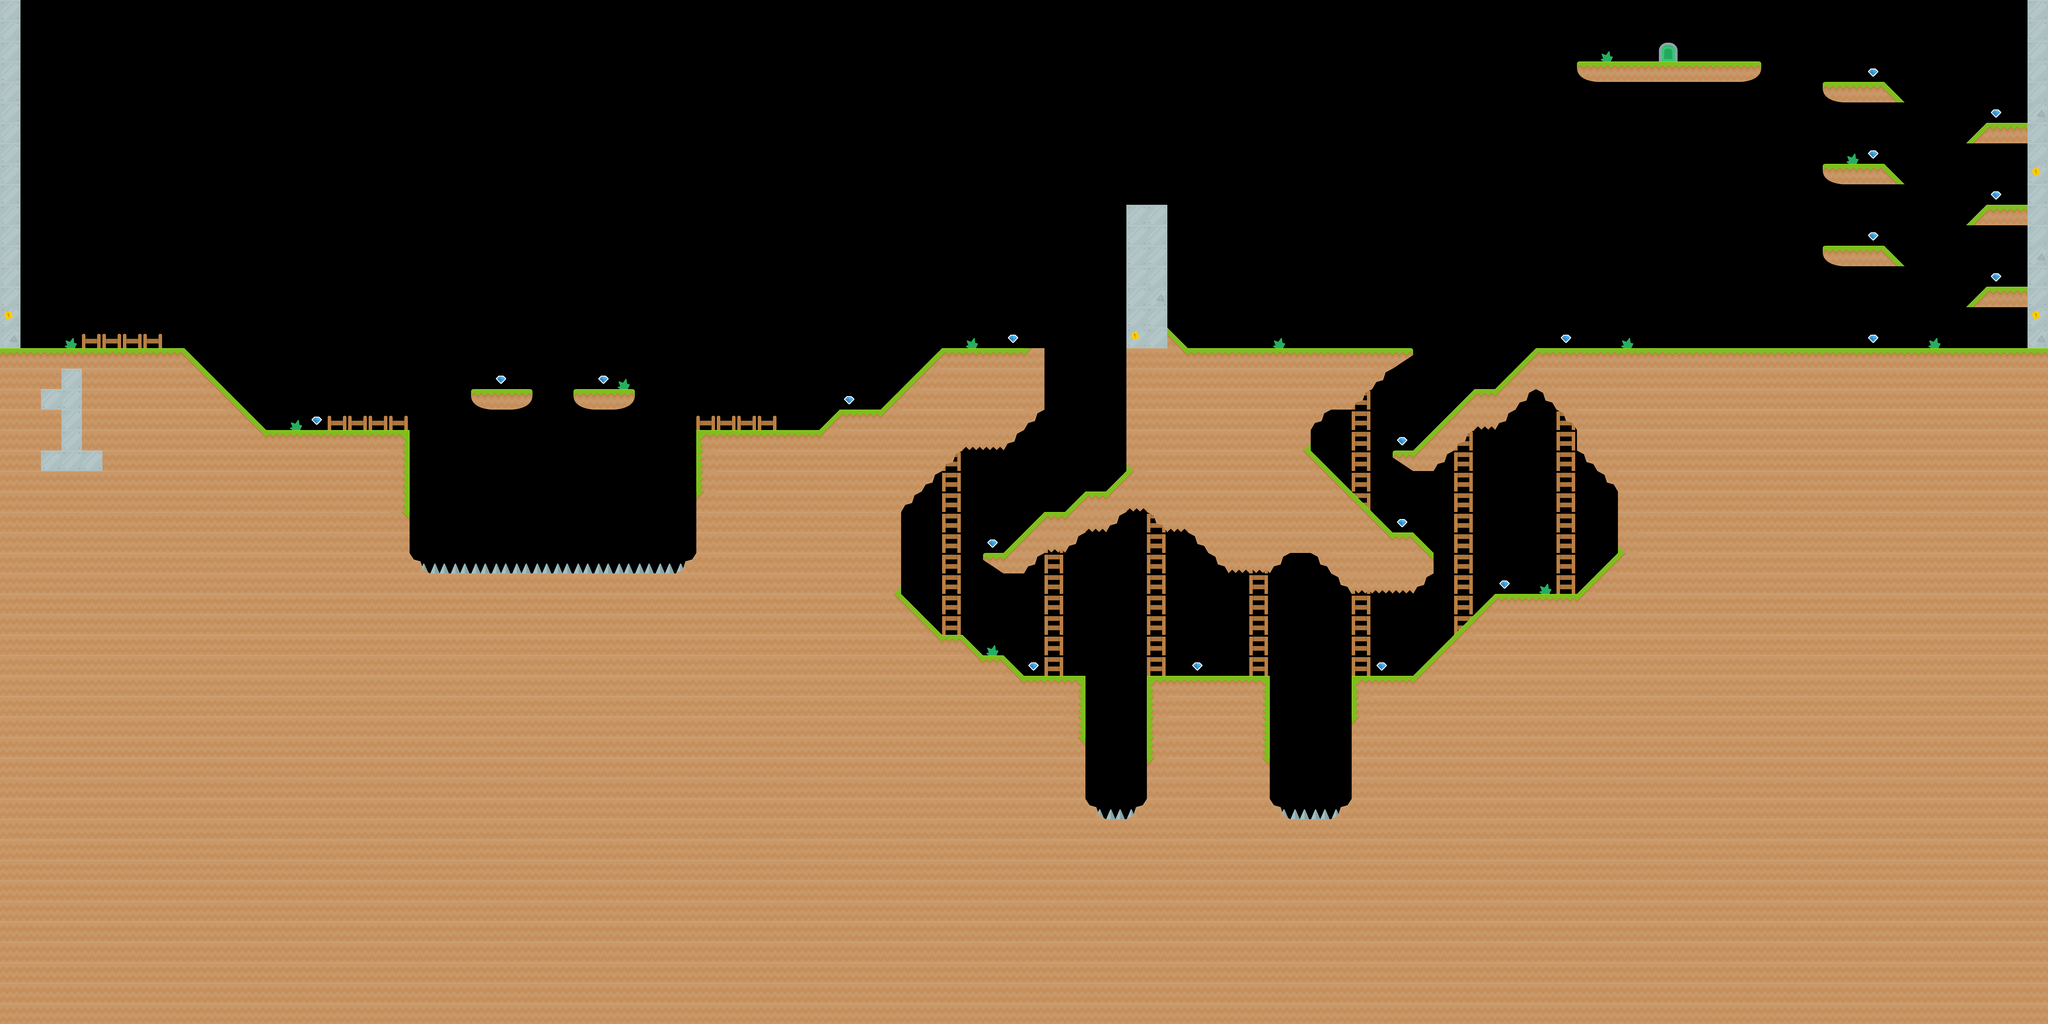

The image is a tile-based game level rendered from a .tmx file. Its description and source (layers, tilesets, objects; grid data summarised) follow:
An orthogonal 100x50 tile map with 70x70 px tiles, 6 tile layers (Hazards, Background, Walls, Items, ...), 2 tilesets.

<map version="1.2" tiledversion="1.2.3" orientation="orthogonal" renderorder="right-down" width="100" height="50" tilewidth="70" tileheight="70" infinite="0" nextlayerid="9" nextobjectid="1">
 <tileset firstgid="1" name="Kenny-Misc" tilewidth="70" tileheight="70" tilecount="11" columns="0">
  <grid orientation="orthogonal" width="1" height="1" />
  <tile id="0">
   <image width="64" height="64" source="tiles/PNG Items/platformPack_item007.png" />
  </tile>
  <tile id="1">
   <image width="64" height="64" source="tiles/PNG Items/platformPack_tile043.png" />
  </tile>
  <tile id="2">
   <image width="64" height="64" source="tiles/PNG Items/platformPack_tile051.png" />
  </tile>
  <tile id="3">
   <image width="64" height="64" source="tiles/PNG BG/platformPack_tile037.png" />
  </tile>
  <tile id="4">
   <image width="64" height="64" source="tiles/PNG BG/platformPack_tile038.png" />
  </tile>
  <tile id="5">
   <image width="64" height="64" source="tiles/PNG BG/platformPack_tile045.png" />
  </tile>
  <tile id="6">
   <image width="64" height="64" source="tiles/PNG BG/platformPack_tile047.png" />
  </tile>
  <tile id="7">
   <image width="64" height="64" source="tiles/PNG BG/platformPack_tile034.png" />
  </tile>
  <tile id="8">
   <image width="70" height="70" source="tiles/PNG BG/slice23_23.png" />
  </tile>
  <tile id="9">
   <image width="70" height="70" source="tiles/PNG BG/slice24_24.png" />
  </tile>
  <tile id="10">
   <image width="70" height="70" source="tiles/PNG BG/slice25_25.png" />
  </tile>
 </tileset>
 <tileset firstgid="12" name="Kenny-Grass" tilewidth="70" tileheight="70" tilecount="36" columns="0">
  <grid orientation="orthogonal" width="1" height="1" />
  <tile id="0">
   <image width="70" height="70" source="tiles/PNG Grass/grassHalf.png" />
  </tile>
  <tile id="1">
   <image width="70" height="70" source="tiles/PNG Grass/grassHalfLeft.png" />
  </tile>
  <tile id="2">
   <image width="70" height="70" source="tiles/PNG Grass/grassHalfMid.png" />
  </tile>
  <tile id="3">
   <image width="70" height="70" source="tiles/PNG Grass/grassHalfRight.png" />
  </tile>
  <tile id="4">
   <image width="70" height="70" source="tiles/PNG Grass/slice01_01.png" />
  </tile>
  <tile id="5">
   <image width="70" height="70" source="tiles/PNG Grass/slice02_02.png" />
  </tile>
  <tile id="6">
   <image width="70" height="70" source="tiles/PNG Grass/slice03_03.png" />
  </tile>
  <tile id="7">
   <image width="70" height="70" source="tiles/PNG Grass/slice04_04.png" />
  </tile>
  <tile id="8">
   <image width="70" height="70" source="tiles/PNG Grass/slice05_05.png" />
  </tile>
  <tile id="9">
   <image width="70" height="70" source="tiles/PNG Grass/slice06_06.png" />
  </tile>
  <tile id="10">
   <image width="70" height="70" source="tiles/PNG Grass/slice07_07.png" />
  </tile>
  <tile id="11">
   <image width="70" height="70" source="tiles/PNG Grass/slice12_12.png" />
  </tile>
  <tile id="12">
   <image width="70" height="70" source="tiles/PNG Grass/slice13_13.png" />
  </tile>
  <tile id="13">
   <image width="70" height="70" source="tiles/PNG Grass/slice14_14.png" />
  </tile>
  <tile id="14">
   <image width="70" height="70" source="tiles/PNG Grass/slice15_15.png" />
  </tile>
  <tile id="15">
   <image width="70" height="70" source="tiles/PNG Grass/slice16_16.png" />
  </tile>
  <tile id="16">
   <image width="70" height="70" source="tiles/PNG Grass/slice17_17.png" />
  </tile>
  <tile id="17">
   <image width="70" height="70" source="tiles/PNG Grass/slice18_18.png" />
  </tile>
  <tile id="18">
   <image width="70" height="70" source="tiles/PNG Grass/slice19_19.png" />
  </tile>
  <tile id="19">
   <image width="70" height="70" source="tiles/PNG Grass/slice20_20.png" />
  </tile>
  <tile id="20">
   <image width="70" height="70" source="tiles/PNG Grass/slice21_21.png" />
  </tile>
  <tile id="21">
   <image width="70" height="70" source="tiles/PNG Grass/slice22_22.png" />
  </tile>
  <tile id="22">
   <image width="70" height="70" source="tiles/PNG Grass/slice23_23.png" />
  </tile>
  <tile id="23">
   <image width="70" height="70" source="tiles/PNG Grass/slice24_24.png" />
  </tile>
  <tile id="24">
   <image width="70" height="70" source="tiles/PNG Grass/slice25_25.png" />
  </tile>
  <tile id="25">
   <image width="70" height="70" source="tiles/PNG Grass/slice26_26.png" />
  </tile>
  <tile id="26">
   <image width="70" height="70" source="tiles/PNG Grass/slice27_27.png" />
  </tile>
  <tile id="27">
   <image width="70" height="70" source="tiles/PNG Grass/slice28_28.png" />
  </tile>
  <tile id="28">
   <image width="70" height="70" source="tiles/PNG Grass/slice29_29.png" />
  </tile>
  <tile id="29">
   <image width="70" height="70" source="tiles/PNG Grass/slice30_30.png" />
  </tile>
  <tile id="30">
   <image width="70" height="70" source="tiles/PNG Grass/slice31_31.png" />
  </tile>
  <tile id="31">
   <image width="70" height="70" source="tiles/PNG Grass/slice32_32.png" />
  </tile>
  <tile id="32">
   <image width="70" height="70" source="tiles/PNG Grass/slice33_33.png" />
  </tile>
  <tile id="33">
   <image width="70" height="70" source="tiles/PNG Grass/slice34_34.png" />
  </tile>
  <tile id="34">
   <image width="70" height="70" source="tiles/PNG Grass/slice35_35.png" />
  </tile>
  <tile id="35">
   <image width="70" height="70" source="tiles/PNG Grass/slice36_36.png" />
  </tile>
 </tileset>
 <layer id="5" name="Hazards" width="100" height="50">
  <data>[5000 cells, 21 non-empty, 1 distinct tile ids]</data>
 </layer>
 <layer id="4" name="Background" width="100" height="50">
  <data>[5000 cells, 91 non-empty, 5 distinct tile ids]</data>
 </layer>
 <layer id="2" name="Walls" width="100" height="50">
  <data>[5000 cells, 2825 non-empty, 22 distinct tile ids]</data>
 </layer>
 <layer id="3" name="Items" width="100" height="50">
  <data>[5000 cells, 20 non-empty, 1 distinct tile ids]</data>
 </layer>
 <layer id="7" name="Door" width="100" height="50">
  <data>[5000 cells, 1 non-empty, 1 distinct tile ids]</data>
 </layer>
 <layer id="8" name="Laser" width="100" height="50">
  <data>[5000 cells, 0 non-empty, 0 distinct tile ids]</data>
 </layer>
</map>
